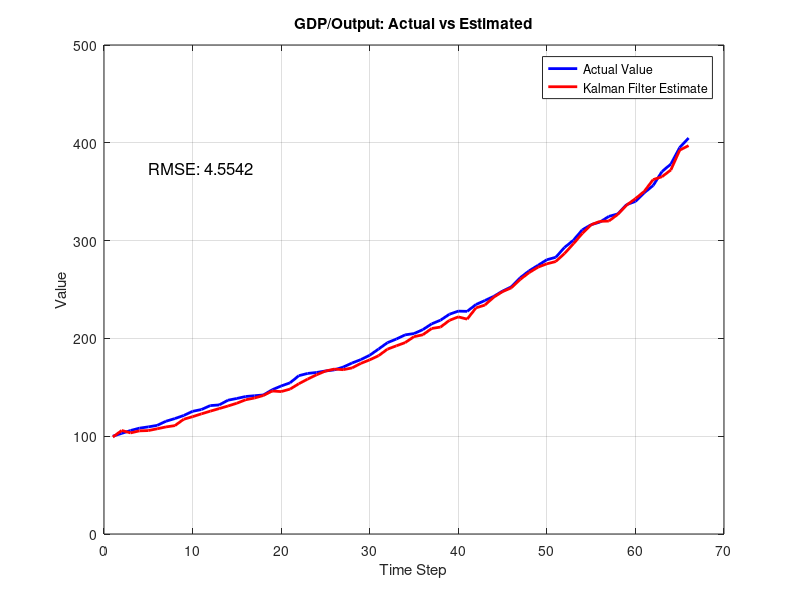

Write MATLAB code to recreate this figure. (Note: this script raises an error after producing the figure.)
% Unscented Kalman Filter (UKF) for Economic Tracking with Comparison Plots
clear; clc;close all;

% Read the CSV and Excel files
try
    % Import data using readtable for CSV files and readmatrix for Excel
    depreciation_data = readtable('Y0000C1Q027SBEA.csv');
    savings_data = readtable('PSAVERT.csv');
    labour_data = readtable('LFACTTTTUSM647S.csv');
    labour_growth_data = readtable('LABOUR_GROWTH_RATE.xlsx');
    output_data = readtable('GDPC1.csv');
    productivity_data = readtable('RTFPNAUSA632NRUG.csv');
    capital_data = readtable('RKNANPUSA666NRUG.csv');
    
    % Extract the last columns (values) - taking only the first 66 rows
    depreciation = depreciation_data{1:66, end};
    savings = savings_data{1:66, end};
    labour = labour_data{1:66, end};
    labour_growth = labour_growth_data{1:66, end};
    output = output_data{1:66, end};
    productivity = productivity_data{1:66, end};
    capital = capital_data{1:66, end};
    
    % Number of time steps
    N = 66;
    
    % Assemble all variables into a combined state vector
    % State vector: [output, labour, capital, depreciation, savings, productivity, labour_growth]
    x_true = [output, labour, capital, depreciation, savings, productivity, labour_growth]';
    
    % Create measurements with some noise
    rng(42); % Set random seed for reproducibility
    noise_level = 0.02; % 2% noise
    z_meas = x_true .* (1 + noise_level * randn(size(x_true)));
    
    disp('Successfully loaded CSV files.');
    
catch
    % If files not found or error reading, create simulated data
    disp('Error reading CSV files. Using simulated data instead.');
    
    % Simulation parameters
    N = 66;
    
    % Initial state values
    initial_state = [100; 50; 200; 0.1; 8; 1; 0.02]; 
    % [Output, Labour, Capital, Depreciation, Savings, Productivity, Labour Growth]
    
    % Create simulated data
    x_true = zeros(7, N);
    x_true(:,1) = initial_state;
    
    % Simple simulation model
    for k = 2:N
        % Simple economic model with some random growth/fluctuation
        growth_factors = [0.02; 0.01; 0.015; 0.001; 0.005; 0.01; 0.002];
        noise_factors = [0.01; 0.005; 0.008; 0.002; 0.01; 0.005; 0.001];
        
        growth_rate = noise_factors .* randn(7,1) + growth_factors;
        x_true(:,k) = x_true(:,k-1) .* (1 + growth_rate);
    end
    
    % Create noisy measurements
    z_meas = x_true .* (1 + 0.02 * randn(size(x_true)));
end

% Normalize data to avoid numerical issues
x_mean = mean(x_true, 2);
x_std = std(x_true, 0, 2);

x_true_norm = zeros(size(x_true));
z_meas_norm = zeros(size(z_meas));

for i = 1:size(x_true, 1)
    x_true_norm(i,:) = (x_true(i,:) - x_mean(i)) / x_std(i);
    z_meas_norm(i,:) = (z_meas(i,:) - x_mean(i)) / x_std(i);
end

% Initialize UKF for all variables
n = size(x_true, 1); % State dimension
x_est_norm = zeros(size(x_true_norm));
x_est_norm(:,1) = z_meas_norm(:,1); % Initialize with first measurement
P = eye(n); % Initial covariance matrix

% Process and measurement noise covariance matrices
Q = diag(0.01 * ones(1, n)); % Process noise
R = diag(0.02 * ones(1, n)); % Measurement noise

% Define state transition function for normalized economic variables
% This is a simple model relating the variables
f = @(x) [
    x(1) + 0.05*x(3) - 0.02*x(2);                % Output: influenced by capital and labor
    x(2) + 0.01*x(1) - 0.01*x(7);                % Labour: influenced by output and labour growth
    x(3) + 0.03*x(1) - 0.01*x(4);                % Capital: influenced by output and depreciation
    x(4) + 0.01*x(3) - 0.005*x(1);               % Depreciation: influenced by capital and output
    x(5) + 0.02*x(1) - 0.01*x(2);                % Savings: influenced by output and labour
    x(6) + 0.01*x(1) + 0.01*x(3) - 0.02*x(2);    % Productivity: influenced by output, capital and labour
    x(7) + 0.01*x(6) - 0.005*x(5);               % Labour growth: influenced by productivity and savings
    ];

% Define direct measurement function
h = @(x) x; % Direct measurement of all state variables

% UKF parameters
alpha = 1e-3;   % Determines spread of sigma points around mean
kappa = 0;      % Secondary scaling parameter
beta = 2;       % Incorporates prior knowledge of distribution (2 is optimal for Gaussian)
lambda = alpha^2 * (n + kappa) - n;
gamma = sqrt(n + lambda);

% Calculate weights for mean and covariance
Wm = zeros(2*n + 1, 1); % Weights for mean
Wc = zeros(2*n + 1, 1); % Weights for covariance

Wm(1) = lambda / (n + lambda);
Wc(1) = lambda / (n + lambda) + (1 - alpha^2 + beta);

for i = 2:(2*n + 1)
    Wm(i) = 1 / (2 * (n + lambda));
    Wc(i) = 1 / (2 * (n + lambda));
end

% Run the UKF algorithm
for k = 2:N
    % Get current measurement
    z = z_meas_norm(:, k);
    
    % Get previous state estimate and covariance
    x = x_est_norm(:, k-1);
    
    % Generate sigma points
    sigma_points = zeros(n, 2*n + 1);
    
    % Mean as the first sigma point
    sigma_points(:, 1) = x;
    
    % Calculate square root of P (using Cholesky decomposition)
    A = chol(P)';
    
    % Generate remaining sigma points
    for i = 1:n
        sigma_points(:, i+1) = x + gamma * A(:, i);
        sigma_points(:, i+1+n) = x - gamma * A(:, i);
    end
    
    % Propagate sigma points through state transition function
    sigma_points_pred = zeros(n, 2*n + 1);
    for i = 1:(2*n + 1)
        sigma_points_pred(:, i) = f(sigma_points(:, i));
    end
    
    % Calculate predicted mean
    x_pred = zeros(n, 1);
    for i = 1:(2*n + 1)
        x_pred = x_pred + Wm(i) * sigma_points_pred(:, i);
    end
    
    % Calculate predicted covariance
    P_pred = zeros(n, n);
    for i = 1:(2*n + 1)
        diff = sigma_points_pred(:, i) - x_pred;
        P_pred = P_pred + Wc(i) * (diff * diff');
    end
    P_pred = P_pred + Q;
    
    % Propagate sigma points through measurement function
    sigma_z = zeros(n, 2*n + 1);
    for i = 1:(2*n + 1)
        sigma_z(:, i) = h(sigma_points_pred(:, i));
    end
    
    % Calculate predicted measurement mean
    z_pred = zeros(n, 1);
    for i = 1:(2*n + 1)
        z_pred = z_pred + Wm(i) * sigma_z(:, i);
    end
    
    % Calculate innovation covariance
    S = zeros(n, n);
    for i = 1:(2*n + 1)
        diff = sigma_z(:, i) - z_pred;
        S = S + Wc(i) * (diff * diff');
    end
    S = S + R;
    
    % Calculate cross-correlation matrix
    P_xz = zeros(n, n);
    for i = 1:(2*n + 1)
        diff_x = sigma_points_pred(:, i) - x_pred;
        diff_z = sigma_z(:, i) - z_pred;
        P_xz = P_xz + Wc(i) * (diff_x * diff_z');
    end
    
    % Calculate Kalman gain
    K = P_xz / S;
    
    % Update state estimate and covariance
    x_est_norm(:, k) = x_pred + K * (z - z_pred);
    P = P_pred - K * S * K';
end

% Denormalize the estimates
x_est = zeros(size(x_est_norm));
for i = 1:size(x_true, 1)
    x_est(i,:) = x_est_norm(i,:) * x_std(i) + x_mean(i);
end

% Create time vector
time = 1:N;

% Variable names for plots
variable_names = {'GDP/Output', 'Labour', 'Capital', 'Depreciation', 'Savings Rate', 'Productivity', 'Labour Growth Rate'};

% Create individual plots for each variable showing actual vs estimated values
for i = 1:size(x_true, 1)
    figure('Name', variable_names{i}, 'Position', [100*i, 100*i, 800, 400]);
    
    % Plot actual and estimated values
    plot(time, x_true(i,:), 'b-', 'LineWidth', 2);
    hold on;
    plot(time, x_est(i,:), 'r-', 'LineWidth', 2);
    
    title([variable_names{i}, ': Actual vs Estimated']);
    xlabel('Time Step');
    ylabel('Value');
    legend('Actual Value', 'Kalman Filter Estimate');
    grid on;
    
    % Calculate and display RMSE
    rmse = sqrt(mean((x_true(i,:) - x_est(i,:)).^2));
    text(5, min(x_true(i,:)) + 0.9*(max(x_true(i,:)) - min(x_true(i,:))), ...
        ['RMSE: ', num2str(rmse, '%.4f')], 'FontSize', 12);
    
    % Improve formatting for readability
    ax = gca;
    ax.FontSize = 12;
    ax.LineWidth = 1.5;
end

% Calculate overall RMSE for each variable
rmse_values = zeros(size(x_true, 1), 1);
for i = 1:size(x_true, 1)
    rmse_values(i) = sqrt(mean((x_true(i,:) - x_est(i,:)).^2));
end

% Display RMSE values
fprintf('RMSE Values:\n');
for i = 1:size(x_true, 1)
    fprintf('%s: %.4f\n', variable_names{i}, rmse_values(i));
end

% Create a combined figure showing all normalized variables
figure('Name', 'All Variables Normalized', 'Position', [100, 100, 1000, 600]);

% Normalize data for plotting
norm_true = zeros(size(x_true));
norm_est = zeros(size(x_est));

for i = 1:size(x_true, 1)
    norm_true(i,:) = (x_true(i,:) - min(x_true(i,:))) / (max(x_true(i,:)) - min(x_true(i,:)));
    norm_est(i,:) = (x_est(i,:) - min(x_true(i,:))) / (max(x_true(i,:)) - min(x_true(i,:)));
end

% Create 2x4 subplot grid for all variables
for i = 1:size(x_true, 1)
    subplot(2, 4, i);
    plot(time, norm_true(i,:), 'b-', 'LineWidth', 1.5);
    hold on;
    plot(time, norm_est(i,:), 'r-', 'LineWidth', 1.5);
    
    title(variable_names{i});
    if i > 4 % Only add x-labels to bottom row
        xlabel('Time Step');
    end
    ylabel('Normalized Value');
    grid on;
    legend('Actual', 'Estimate');
end

% Adjust layout
set(gcf, 'Color', 'w');
sgtitle('Normalized Economic Variables: Actual vs Estimated', 'FontSize', 14);